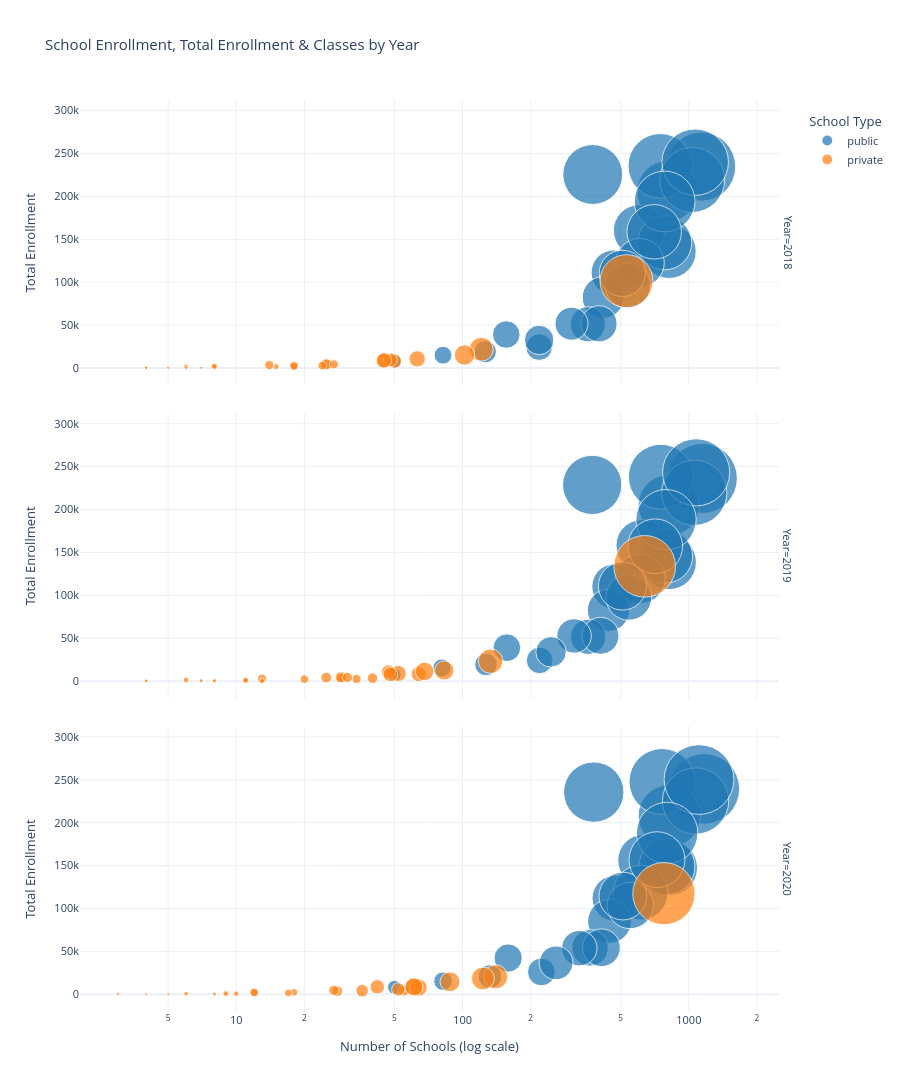

Write notebook code for a chart like this one.
### Markdown cell above
# scatter plot

### Code cell
school_enrollment = df1[['Year','type','Schools', 'Total_Enrollment_Total','Province','Classes']]

fig = px.scatter(
    school_enrollment, 
    x="Schools", 
    y="Total_Enrollment_Total", 
    color="type",
    hover_name="Province", 
    size="Classes", 
    size_max=50,
    facet_row="Year",  # Separate by year in rows instead of columns
    title='School Enrollment, Total Enrollment & Classes by Year',
    labels={
        'Schools': 'Number of Schools (log scale)',
        'Total_Enrollment_Total': 'Total Enrollment',
        'type': 'School Type',
        'Classes': 'Number of Classes'
    },
    color_discrete_map={'public': '#1f77b4', 'private': '#ff7f0e'},
    template='plotly_white'
)

fig.update_xaxes(type="log")
fig.update_layout(
    width=900, 
    height=1200,  # Increase height for vertical layout
    hovermode='closest',
    font=dict(size=11),
    showlegend=True,
    legend=dict(
        orientation="v",
        yanchor="top",
        y=0.99,
        xanchor="left",
        x=1.02
    )
)

fig.show()

### Figure 1 — Plotly figure (JSON) as saved in the notebook; plotly's stock layout.template omitted (floating-point values rounded to 4 significant figures)
{"data": [{"hovertemplate": "<b>%{hovertext}</b><br><br>School Type=public<br>Year=2018<br>Number of Schools (log scale)=%{x}<br>Total Enrollment=%{y}<br>Number of Classes=%{marker.size}<extra></extra>", "hovertext": ["Banteay Meanchey", "Battambang", "Kampong Cham", "Kampong Chhnang", "Kampong Speu", "Kampong Thom", "Kampot", "Kandal", "Kep", "Koh Kong", "Kratie", "Mondul Kiri", "Otdar Meanchey", "Pailin", "Phnom Penh", "Preah Sihanouk", "Preah Vihear", "Prey Veng", "Pursat", "Ratanak Kiri", "Siemreap", "Stung Treng", "Svay Rieng", "Takeo", "Tbaung Khmum"], "legendgroup": "public", "marker": {"color": "#1f77b4", "size": [4598, 7494, 5846, 3220, 4162, 4593, 3699, 6547, 272, 1113, 2736, 783, 1934, 501, 5609, 1187, 2038, 6615, 3207, 1703, 6918, 1359, 3344, 5777, 4642], "sizemode": "area", "sizeref": 3.131, "symbol": "circle"}, "mode": "markers", "name": "public", "orientation": "v", "showlegend": true, "type": "scatter", "x": [818, 1133, 804, 466, 603, 782, 608, 748, 50, 218, 418, 126, 358, 82, 376, 156, 401, 1035, 537, 303, 1067, 218, 508, 782, 703], "xaxis": "x3", "y": [135966, 234716, 206003, 111230, 160336, 146031, 122738, 235595, 7780, 24435, 82279, 19174, 51069, 15005, 225563, 39089, 51564, 219195, 96297, 51726, 239910, 32759, 110321, 194133, 158749], "yaxis": "y3"}, {"hovertemplate": "<b>%{hovertext}</b><br><br>School Type=public<br>Year=2019<br>Number of Schools (log scale)=%{x}<br>Total Enrollment=%{y}<br>Number of Classes=%{marker.size}<extra></extra>", "hovertext": ["Banteay Meanchey", "Battambang", "Kampong Cham", "Kampong Chhnang", "Kampong Speu", "Kampong Thom", "Kampot", "Kandal", "Kep", "Koh Kong", "Kratie", "Mondul Kiri", "Otdar Meanchey", "Pailin", "Phnom Penh", "Preah Sihanouk", "Preah Vihear", "Prey Veng", "Pursat", "Ratanak Kiri", "Siemreap", "Stung Treng", "Svay Rieng", "Takeo", "Tbaung Khmum"], "legendgroup": "public", "marker": {"color": "#1f77b4", "size": [4667, 7694, 5905, 3204, 4144, 4575, 3862, 6609, 276, 1101, 2781, 801, 1957, 512, 5501, 1200, 2132, 6676, 3281, 1856, 7066, 1454, 3613, 5706, 4686], "sizemode": "area", "sizeref": 3.131, "symbol": "circle"}, "mode": "markers", "name": "public", "orientation": "v", "showlegend": false, "type": "scatter", "x": [818, 1147, 816, 469, 619, 789, 611, 752, 50, 219, 441, 127, 359, 81, 374, 157, 407, 1057, 543, 311, 1077, 246, 509, 793, 710], "xaxis": "x2", "y": [138591, 236230, 204939, 110248, 158256, 145769, 119469, 238200, 7672, 24184, 82578, 19527, 51767, 15424, 228707, 39019, 52863, 219511, 97696, 52722, 243380, 34184, 110837, 188174, 157206], "yaxis": "y2"}, {"hovertemplate": "<b>%{hovertext}</b><br><br>School Type=public<br>Year=2020<br>Number of Schools (log scale)=%{x}<br>Total Enrollment=%{y}<br>Number of Classes=%{marker.size}<extra></extra>", "hovertext": ["Banteay Meanchey", "Battambang", "Kampong Cham", "Kampong Chhnang", "Kampong Speu", "Kampong Thom", "Kampot", "Kandal", "Kep", "Koh Kong", "Kratie", "Mondul Kiri", "Otdar Meanchey", "Pailin", "Phnom Penh", "Preah Sihanouk", "Preah Vihear", "Prey Veng", "Pursat", "Ratanak Kiri", "Siemreap", "Stung Treng", "Svay Rieng", "Takeo", "Tbaung Khmum"], "legendgroup": "public", "marker": {"color": "#1f77b4", "size": [4882, 7827, 6116, 3307, 4182, 4920, 4710, 6810, 300, 1204, 2993, 862, 2090, 540, 5707, 1252, 2228, 6884, 3355, 1967, 7625, 1782, 3568, 5907, 4891], "sizemode": "area", "sizeref": 3.131, "symbol": "circle"}, "mode": "markers", "name": "public", "orientation": "v", "showlegend": false, "type": "scatter", "x": [822, 1170, 820, 472, 631, 800, 612, 761, 50, 223, 446, 132, 366, 82, 380, 159, 411, 1071, 551, 328, 1109, 259, 511, 802, 723], "xaxis": "x", "y": [147421, 239339, 207702, 111823, 156190, 148764, 118414, 247964, 8197, 26043, 85040, 20863, 54132, 15303, 235613, 42279, 54280, 225268, 103448, 53729, 250255, 36644, 114434, 187980, 156865], "yaxis": "y"}, {"hovertemplate": "<b>%{hovertext}</b><br><br>School Type=private<br>Year=2018<br>Number of Schools (log scale)=%{x}<br>Total Enrollment=%{y}<br>Number of Classes=%{marker.size}<extra></extra>", "hovertext": ["Banteay Meanchey", "Battambang", "Kampong Cham", "Kampong Chhnang", "Kampong Speu", "Kampong Thom", "Kampot", "Kandal", "Kep", "Koh Kong", "Kratie", "Mondul Kiri", "Otdar Meanchey", "Pailin", "Phnom Penh", "Preah Sihanouk", "Preah Vihear", "Prey Veng", "Pursat", "Ratanak Kiri", "Siemreap", "Stung Treng", "Svay Rieng", "Takeo", "Tbaung Khmum"], "legendgroup": "private", "marker": {"color": "#ff7f0e", "size": [894, 406, 158, 190, 328, 58, 296, 419, 18, 110, 44, 17, 45, 105, 4385, 358, 18, 16, 58, 134, 651, 15, 16, 119, 132], "sizemode": "area", "sizeref": 3.131, "symbol": "circle"}, "mode": "markers", "name": "private", "orientation": "v", "showlegend": true, "type": "scatter", "x": [121, 45, 25, 25, 50, 15, 48, 63, 4, 18, 8, 5, 6, 18, 530, 45, 4, 7, 8, 14, 102, 4, 6, 24, 27], "xaxis": "x3", "y": [21942, 8804, 4010, 4505, 8134, 1699, 9588, 10697, 836, 3259, 1499, 345, 1473, 2245, 101287, 8938, 265, 349, 2050, 3473, 15204, 283, 304, 2860, 4308], "yaxis": "y3"}, {"hovertemplate": "<b>%{hovertext}</b><br><br>School Type=private<br>Year=2019<br>Number of Schools (log scale)=%{x}<br>Total Enrollment=%{y}<br>Number of Classes=%{marker.size}<extra></extra>", "hovertext": ["Banteay Meanchey", "Battambang", "Kampong Cham", "Kampong Chhnang", "Kampong Speu", "Kampong Thom", "Kampot", "Kandal", "Kep", "Koh Kong", "Kratie", "Mondul Kiri", "Otdar Meanchey", "Pailin", "Phnom Penh", "Preah Sihanouk", "Preah Vihear", "Prey Veng", "Pursat", "Ratanak Kiri", "Siemreap", "Stung Treng", "Svay Rieng", "Takeo", "Tbaung Khmum"], "legendgroup": "private", "marker": {"color": "#ff7f0e", "size": [947, 407, 208, 181, 361, 133, 304, 540, 19, 159, 34, 20, 51, 116, 5947, 343, 19, 26, 46, 132, 581, 51, 41, 174, 160], "sizemode": "area", "sizeref": 3.131, "symbol": "circle"}, "mode": "markers", "name": "private", "orientation": "v", "showlegend": false, "type": "scatter", "x": [133, 52, 29, 25, 64, 34, 47, 68, 4, 29, 8, 8, 6, 20, 638, 48, 4, 7, 11, 13, 83, 11, 13, 40, 31], "xaxis": "x2", "y": [23316, 8992, 4770, 4256, 8260, 2658, 10904, 11402, 946, 4133, 706, 406, 1361, 2400, 133809, 7962, 217, 552, 1406, 2971, 12504, 863, 448, 3557, 4365], "yaxis": "y2"}, {"hovertemplate": "<b>%{hovertext}</b><br><br>School Type=private<br>Year=2020<br>Number of Schools (log scale)=%{x}<br>Total Enrollment=%{y}<br>Number of Classes=%{marker.size}<extra></extra>", "hovertext": ["Banteay Meanchey", "Battambang", "Kampong Cham", "Kampong Chhnang", "Kampong Speu", "Kampong Thom", "Kampot", "Kandal", "Kep", "Koh Kong", "Kratie", "Mondul Kiri", "Otdar Meanchey", "Pailin", "Phnom Penh", "Preah Sihanouk", "Preah Vihear", "Prey Veng", "Pursat", "Ratanak Kiri", "Siemreap", "Stung Treng", "Svay Rieng", "Takeo", "Tbaung Khmum"], "legendgroup": "private", "marker": {"color": "#ff7f0e", "size": [908, 484, 246, 175, 460, 204, 327, 620, 18, 91, 61, 34, 75, 96, 6072, 506, 13, 14, 33, 122, 823, 49, 26, 274, 164], "sizemode": "area", "sizeref": 3.131, "symbol": "circle"}, "mode": "markers", "name": "private", "orientation": "v", "showlegend": false, "type": "scatter", "x": [140, 61, 36, 28, 64, 55, 42, 88, 3, 18, 9, 9, 12, 17, 776, 61, 4, 5, 6, 12, 123, 10, 8, 52, 27], "xaxis": "x", "y": [20437, 9270, 4195, 3706, 7781, 4551, 8698, 14542, 536, 2307, 1192, 550, 2008, 1721, 117304, 8573, 180, 247, 710, 2197, 18412, 671, 373, 5697, 4692], "yaxis": "y"}], "layout": {"annotations": [{"font": {}, "showarrow": false, "text": "Year=2020", "textangle": 90, "x": 0.98, "xanchor": "left", "xref": "paper", "y": 0.1567, "yanchor": "middle", "yref": "paper"}, {"font": {}, "showarrow": false, "text": "Year=2019", "textangle": 90, "x": 0.98, "xanchor": "left", "xref": "paper", "y": 0.5, "yanchor": "middle", "yref": "paper"}, {"font": {}, "showarrow": false, "text": "Year=2018", "textangle": 90, "x": 0.98, "xanchor": "left", "xref": "paper", "y": 0.8433, "yanchor": "middle", "yref": "paper"}], "font": {"size": 11}, "height": 1200, "hovermode": "closest", "legend": {"itemsizing": "constant", "orientation": "v", "title": {"text": "School Type"}, "tracegroupgap": 0, "x": 1.02, "xanchor": "left", "y": 0.99, "yanchor": "top"}, "showlegend": true, "title": {"text": "School Enrollment, Total Enrollment & Classes by Year"}, "width": 900, "xaxis": {"anchor": "y", "domain": [0, 0.98], "title": {"text": "Number of Schools (log scale)"}, "type": "log"}, "xaxis2": {"anchor": "y2", "domain": [0, 0.98], "matches": "x", "showticklabels": false, "type": "log"}, "xaxis3": {"anchor": "y3", "domain": [0, 0.98], "matches": "x", "showticklabels": false, "type": "log"}, "yaxis": {"anchor": "x", "domain": [0, 0.3133], "title": {"text": "Total Enrollment"}}, "yaxis2": {"anchor": "x2", "domain": [0.3433, 0.6567], "matches": "y", "title": {"text": "Total Enrollment"}}, "yaxis3": {"anchor": "x3", "domain": [0.6867, 1.0], "matches": "y", "title": {"text": "Total Enrollment"}}}}
